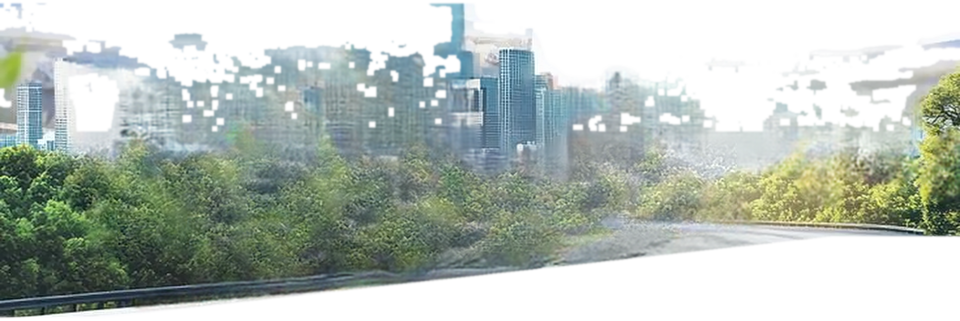
#> input picture projects/hera_car_rental_v2_baseline/layers/02_Midground_City_&_Trees.png, 1920 x 641 px, given in place of clean_green_poster_background_v2_1794887996985.jpg, which was not available (shown at 1/2 size)
$ python process_safedrive.py
#> lines starting #> are read from the running program, lines starting #| are printed output that depends on the picture; after the words box and inside, x2 and y2 are one past the last pixel; in counts of white or black regions, pixels touching at a corner belong together
import os
import json
import cv2
import numpy as np
from PIL import Image, ImageDraw, ImageFilter

ORIG_PATH = r"C:\Users\BUM\.gemini\antigravity\brain\7a3bd732-b5a7-4da2-8ae9-7603555447fd\.user_uploaded\media_1794887864929_1ce955d2.webp"
BG_AI_PATH = r"C:\Users\BUM\.gemini\antigravity\brain\7a3bd732-b5a7-4da2-8ae9-7603555447fd\clean_green_poster_background_v2_1794887996985.jpg"
DRIVER_AI_PATH = r"C:\Users\BUM\.gemini\antigravity\brain\7a3bd732-b5a7-4da2-8ae9-7603555447fd\driver_circle_badge_clean_1794887988299.jpg"
PHONE_AI_PATH = r"C:\Users\BUM\.gemini\antigravity\brain\7a3bd732-b5a7-4da2-8ae9-7603555447fd\safedrive_phone_isolated_1794887977458.jpg"

OUT_DIR = r"d:\AI\TESTER\redesign_studio\safedrive_fullhd"
LAYERS_DIR = os.path.join(OUT_DIR, "layers")
os.makedirs(LAYERS_DIR, exist_ok=True)

TARGET_W, TARGET_H = 1530, 2048  # 2x Full HD Portrait


def sharpen_fullhd(pil_img: Image.Image, radius=1.4, percent=135, threshold=2) -> Image.Image:
    """Enhance sharpness & clarity for Full HD export."""
    if pil_img.mode == "RGBA":
        r, g, b, a = pil_img.split()
        rgb = Image.merge("RGB", (r, g, b)).filter(ImageFilter.UnsharpMask(radius=radius, percent=percent, threshold=threshold))
        r2, g2, b2 = rgb.split()
        return Image.merge("RGBA", (r2, g2, b2, a))
    return pil_img.filter(ImageFilter.UnsharpMask(radius=radius, percent=percent, threshold=threshold))


def extract_from_white_bg(img_path: str, target_box: tuple, white_thresh=240):
    bgr = cv2.imread(img_path)
    h, w = bgr.shape[:2]
    rgb = cv2.cvtColor(bgr, cv2.COLOR_BGR2RGB)
    is_white = ((bgr[:, :, 0] > white_thresh) & (bgr[:, :, 1] > white_thresh) & (bgr[:, :, 2] > white_thresh)).astype(np.uint8) * 255
    flood = np.zeros((h + 2, w + 2), np.uint8)
    bg_mask = is_white.copy()
    for sx in range(0, w, 10):
        if bg_mask[2, sx] == 255:
            cv2.floodFill(bg_mask, flood, (sx, 2), 128)
        if bg_mask[h - 3, sx] == 255:
            cv2.floodFill(bg_mask, flood, (sx, h - 3), 128)
    for sy in range(0, h, 10):
        if bg_mask[sy, 2] == 255:
            cv2.floodFill(bg_mask, flood, (2, sy), 128)
        if bg_mask[sy, w - 3] == 255:
            cv2.floodFill(bg_mask, flood, (w - 3, sy), 128)

    fg_mask = np.where(bg_mask == 128, 0, 255).astype(np.uint8)
    num_l, labels, stats, _ = cv2.connectedComponentsWithStats(fg_mask, 8)
    clean_fg = np.zeros_like(fg_mask)
    for i in range(1, num_l):
        if stats[i, cv2.CC_STAT_AREA] > 300:
            clean_fg[labels == i] = 255

    clean_fg = cv2.erode(clean_fg, np.ones((3, 3), np.uint8), iterations=1)
    alpha = cv2.GaussianBlur(clean_fg, (3, 3), 0)
    interior = cv2.erode(clean_fg, np.ones((5, 5), np.uint8), iterations=1)
    alpha = np.maximum(alpha, interior)

    ys, xs = np.where(clean_fg > 0)
    x1, y1, x2, y2 = int(xs.min()), int(ys.min()), int(xs.max()) + 1, int(ys.max()) + 1
    crop_rgba = np.dstack([rgb[y1:y2, x1:x2], alpha[y1:y2, x1:x2]])
    pil_crop = Image.fromarray(crop_rgba, "RGBA")

    tx, ty, tw, th = target_box
    cw, ch = pil_crop.size
    scale = min(tw / cw, th / ch)
    nw, nh = int(round(cw * scale)), int(round(ch * scale))
    pil_resized = pil_crop.resize((nw, nh), Image.Resampling.LANCZOS)
    pil_sharp = sharpen_fullhd(pil_resized, radius=1.2, percent=125)
    return pil_sharp, tx, ty, nw, nh


def extract_region_2x(orig_2x_bgr: np.ndarray, box_1x: tuple, bg_2x_bgr: np.ndarray, threshold=20, keep_white_card=False):
    """Extract a sharp 2x layer by comparing against clean background (or local white/dark)."""
    x1, y1, x2, y2 = [v * 2 for v in box_1x]
    crop_bgr = orig_2x_bgr[y1:y2, x1:x2]
    crop_rgb = cv2.cvtColor(crop_bgr, cv2.COLOR_BGR2RGB)
    if keep_white_card:
        # Clean rounded-rectangle mask at exact 2x card bounds (zero holes, zero background slivers)
        cw_2x, ch_2x = x2 - x1, y2 - y1
        pil_mask = Image.new("L", (cw_2x, ch_2x), 0)
        d = ImageDraw.Draw(pil_mask)
        d.rounded_rectangle([2, 2, cw_2x - 3, ch_2x - 3], radius=24, fill=255)
        rgba = np.dstack([crop_rgb, np.array(pil_mask)])
        pil_im = sharpen_fullhd(Image.fromarray(rgba, "RGBA"), radius=1.3, percent=135)
        return pil_im, x1, y1, cw_2x, ch_2x
    else:
        bg_crop = bg_2x_bgr[y1:y2, x1:x2]
        diff = np.linalg.norm(crop_bgr.astype(np.float32) - bg_crop.astype(np.float32), axis=2)
        mask = (diff > threshold).astype(np.uint8) * 255
        mask = cv2.morphologyEx(mask, cv2.MORPH_CLOSE, np.ones((3, 3), np.uint8), iterations=1)
        mask = cv2.erode(mask, np.ones((3, 3), np.uint8), iterations=1)

    alpha = cv2.GaussianBlur(mask, (3, 3), 0)
    interior = cv2.erode(mask, np.ones((3, 3), np.uint8), iterations=1)
    alpha = np.maximum(alpha, interior)
    rgba = np.dstack([crop_rgb, alpha])
    pil_im = sharpen_fullhd(Image.fromarray(rgba, "RGBA"), radius=1.3, percent=135)
    return pil_im, x1, y1, x2 - x1, y2 - y1


def make_checkerboard(w, h, tile=20):
    arr = np.zeros((h, w, 3), dtype=np.uint8)
    for y in range(0, h, tile):
        for x in range(0, w, tile):
            c = 215 if ((x // tile) + (y // tile)) % 2 == 0 else 165
            arr[y:y + tile, x:x + tile] = c
    return Image.fromarray(arr, "RGB")


def main():
    # 1. Prepare Full HD Clean Background (1530x2048)
    bg_pil = Image.open(BG_AI_PATH).convert("RGB").resize((TARGET_W, TARGET_H), Image.Resampling.LANCZOS)
    bg_pil = sharpen_fullhd(bg_pil, radius=1.0, percent=110)
    bg_pil.save(os.path.join(LAYERS_DIR, "01_Background_Clean.png"))
    bg_2x_bgr = cv2.cvtColor(np.array(bg_pil), cv2.COLOR_RGB2BGR)

    # 2. Upscale original poster to 2x (1530x2048) with bilateral denoise + Lanczos + sharpen
    orig_bgr = cv2.imread(ORIG_PATH)
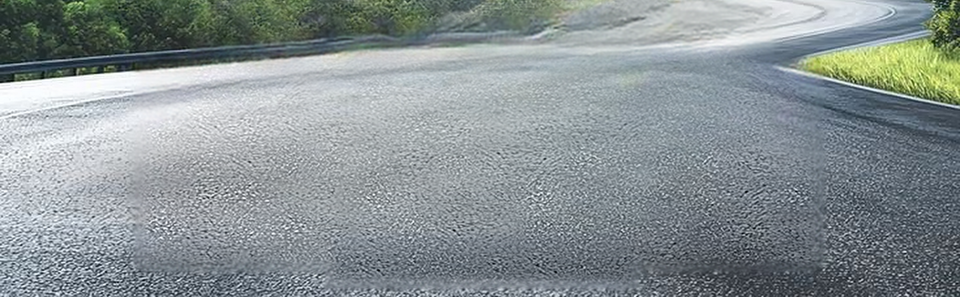
#> input picture projects/hera_car_rental_v2_baseline/layers/03_Road_Asphalt_Clean.png, 1920 x 594 px, given in place of media_1794887864929_1ce955d2.webp, which was not available (shown at 1/2 size)
#> orig_bgr is the input picture: shape (594, 1920, 3); mean B, G, R 148.1, 146.1, 137.3
    orig_denoise = cv2.bilateralFilter(orig_bgr, 5, 25, 25)
    orig_2x_bgr = cv2.resize(orig_denoise, (TARGET_W, TARGET_H), interpolation=cv2.INTER_LANCZOS4)
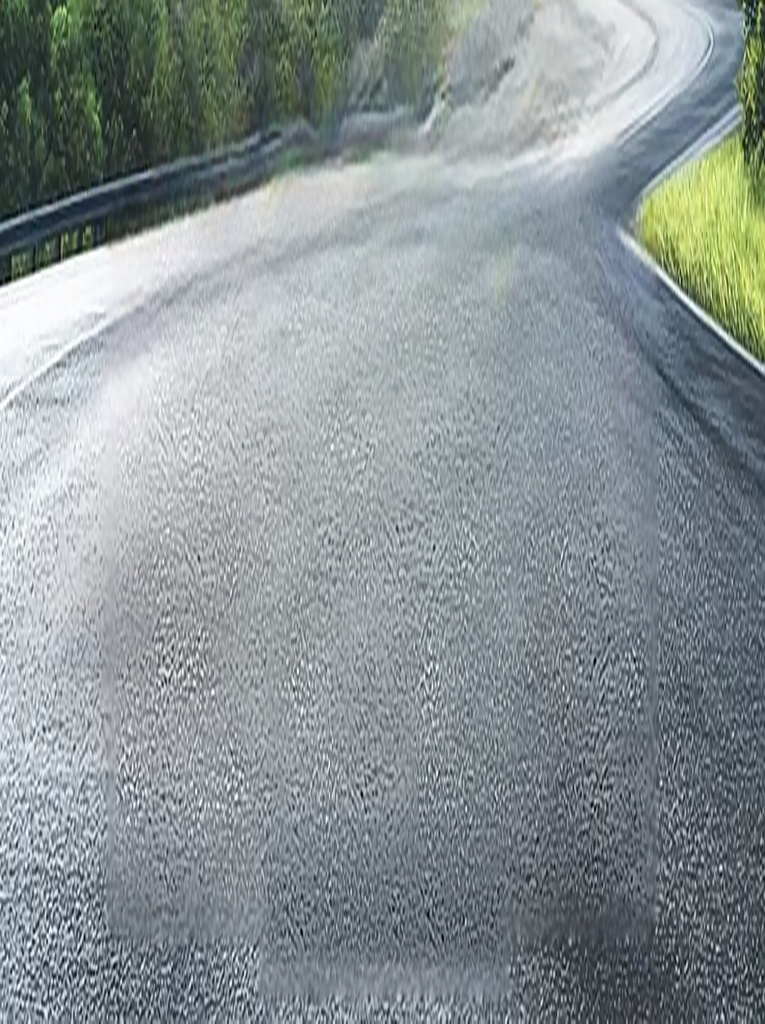
#> orig_2x_bgr: shape (2048, 1530, 3) (shown at 1/2 size); mean B, G, R 148.1, 146.1, 137.2

    manifest = []
    manifest.append({
        "name": "01_Background_Clean", "group": "1_Background", "file": "layers/01_Background_Clean.png",
        "x": 0, "y": 0, "width": TARGET_W, "height": TARGET_H, "hidden": False
    })

    # 3. Extract AI-isolated Full HD Objects
    driver_im, dx, dy, dw, dh = extract_from_white_bg(DRIVER_AI_PATH, (124, 720, 488, 488))
#> in extract_from_white_bg, `is_white = ((bgr[:, :, 0] > white_thresh) & (bgr[:, :, 1] > white_thre..`:
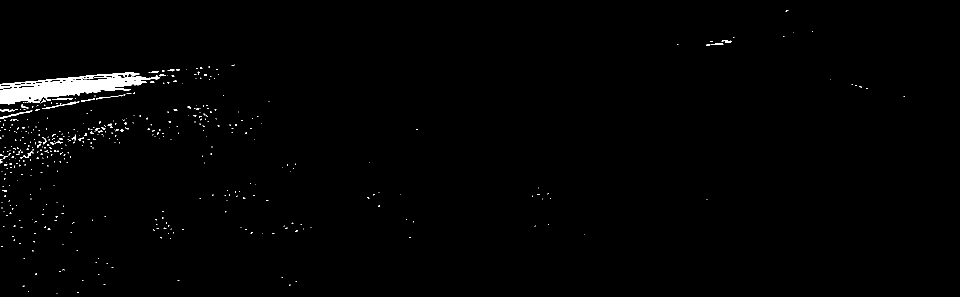
#> is_white: shape (594, 1920) (shown at 1/2 size); 1.1% white; 455 white regions (420 under 20 px), largest, box (x1, y1, x2, y2) and area: (0, 145, 320, 209) 8957, (85, 202, 159, 218) 179, (0, 221, 65, 237) 160
#> after the loop in extract_from_white_bg, `for sy in range(0, h, 10):`:
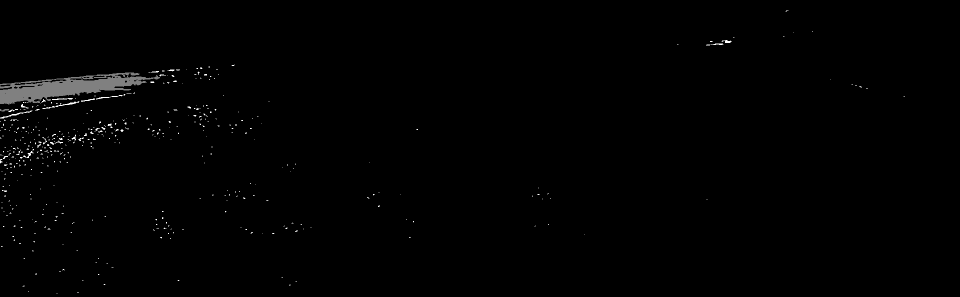
#> bg_mask: shape (594, 1920) (shown at 1/2 size); 0.79% of pixels changed, all inside (x1, y1, x2, y2) = (0, 145, 320, 311)
#> in extract_from_white_bg, `fg_mask = np.where(bg_mask == 128, 0, 255).astype(np.uint8)`: fg_mask: shape (594, 1920); 99.2% white; 3 black regions (1 under 20 px), largest, box (x1, y1, x2, y2) and area: (0, 145, 320, 209) 8953, (0, 218, 18, 223) 57
#> in extract_from_white_bg, `num_l, labels, stats, _ = cv2.connectedComponentsWithStats(fg_mask, 8)`:
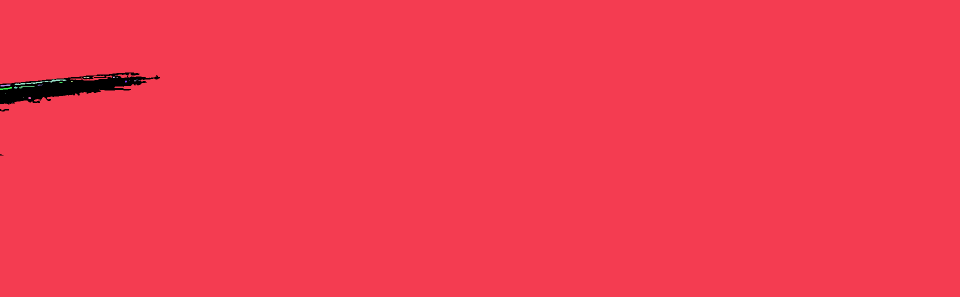
#> labels: shape (594, 1920) int32 (shown at 1/2 size); 22 distinct labels, from 0 to 21; one colour per label, 0 black
#> in extract_from_white_bg, `num_l, labels, stats, _ = cv2.connectedComponentsWithStats(fg_mask, 8)`: num_l = 22; stats = 22 rows, first 6: [0, 145, 320, 166, 9022], [0, 0, 1920, 594, 1130874], [226, 153, 4, 3, 9], [167, 154, 12, 2, 19], [233, 154, 3, 1, 3], [29, 159, 104, 11, 245]
#> after the loop in extract_from_white_bg, `for i in range(1, num_l):`: clean_fg: shape (594, 1920); 99.2% white; 3 black regions (1 under 20 px), largest, box (x1, y1, x2, y2) and area: (0, 145, 320, 209) 9537, (0, 218, 18, 223) 57
#> in extract_from_white_bg, `clean_fg = cv2.erode(clean_fg, np.ones((3, 3), np.uint8), iterations=1)`: clean_fg: shape (594, 1920); 99% white; 3 black regions, box (x1, y1, x2, y2) and area: (0, 144, 321, 210) 10902, (0, 217, 19, 224) 107, (0, 307, 8, 312) 31
#> in extract_from_white_bg, `interior = cv2.erode(clean_fg, np.ones((5, 5), np.uint8), iterations=1)`:
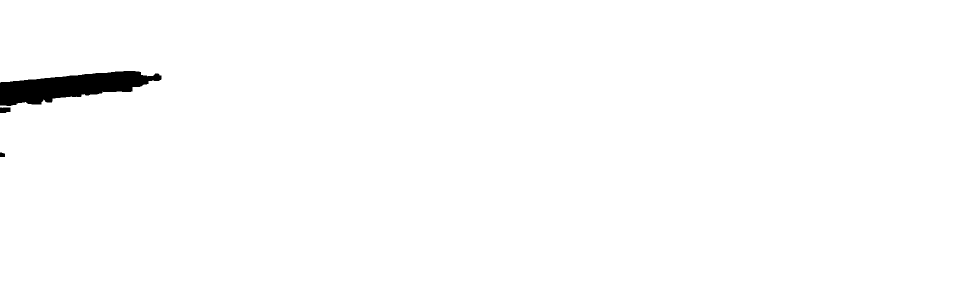
#> interior: shape (594, 1920) (shown at 1/2 size); 98.9% white; 3 black regions, box (x1, y1, x2, y2) and area: (0, 142, 323, 212) 12726, (0, 215, 21, 226) 213, (0, 305, 10, 314) 81
#> in extract_from_white_bg, `x1, y1, x2, y2 = int(xs.min()), int(ys.min()), int(xs.max()) + 1, int(..`: x1 = 0; x2 = 1920; y2 = 594
#> call 2 of sharpen_fullhd, with radius = 1.2, percent = 125, threshold = 2
#> in sharpen_fullhd (call 2), `r2, g2, b2 = rgb.split()`:
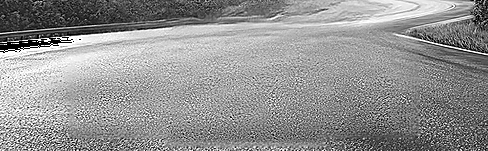
#> b2: PIL image 488x151 L; min 0, max 255, mean 146.4
#> dx = 124; dy = 720; dw = 488; dh = 151
    driver_im.save(os.path.join(LAYERS_DIR, "03_Circle_Driver_Photo.png"))
    manifest.append({
        "name": "03_Circle_Driver_Photo", "group": "2_Objects_&_Cards", "file": "layers/03_Circle_Driver_Photo.png",
        "x": dx, "y": dy, "width": dw, "height": dh, "hidden": False
    })

    phone_im, px, py, pw, ph = extract_from_white_bg(PHONE_AI_PATH, (600, 748, 846, 560))
    phone_im.save(os.path.join(LAYERS_DIR, "04_Phone_Mockup.png"))
    manifest.append({
        "name": "04_Phone_Mockup", "group": "2_Objects_&_Cards", "file": "layers/04_Phone_Mockup.png",
        "x": px, "y": py, "width": pw, "height": ph, "hidden": False
    })

    # 4. Extract Logo, 4 Feature Cards, and Footer Store Icons at 2x Full HD
    extractions = [
        ("02_Logo_SafeDrive", "2_Objects_&_Cards", (65, 72, 360, 152), 42, False, False),
        ("05_Card_CanhBaoVaCham", "2_Objects_&_Cards", (213, 344, 424, 423), 18, True, False),
        ("06_Card_CameraHanhTrinh", "2_Objects_&_Cards", (483, 336, 692, 406), 18, True, False),
        ("07_Card_DanDuongGPS", "2_Objects_&_Cards", (155, 748, 372, 824), 22, True, False),
        ("08_Card_CanhBaoTocDo", "2_Objects_&_Cards", (472, 748, 682, 824), 22, True, False),
        ("09_Icons_Store_Footer", "2_Objects_&_Cards", (296, 945, 365, 982), 35, False, False),
        # Original texts (kept hidden for reference)
        ("10_Text_TopRight_Orig", "3_Original_Texts_Hidden", (450, 75, 705, 145), 22, False, True),
        ("11_Text_Hero_SafeDrive_Orig", "3_Original_Texts_Hidden", (185, 165, 585, 225), 20, False, True),
        ("12_Text_Hero_Sub_Orig", "3_Original_Texts_Hidden", (90, 222, 680, 305), 22, False, True),
        ("13_Text_Footer_Left_Orig", "3_Original_Texts_Hidden", (85, 928, 298, 982), 30, False, True),
        ("14_Text_Footer_Right_Orig", "3_Original_Texts_Hidden", (405, 950, 685, 982), 30, False, True),
    ]

    for name, grp, box, thr, keep_card, hidden in extractions:
        im, lx, ly, lw, lh = extract_region_2x(orig_2x_bgr, box, bg_2x_bgr, threshold=thr, keep_white_card=keep_card)
        fname = f"{name}.png"
        im.save(os.path.join(LAYERS_DIR, fname))
        manifest.append({
            "name": name, "group": grp, "file": f"layers/{fname}",
            "x": lx, "y": ly, "width": lw, "height": lh, "hidden": hidden
        })

    with open(os.path.join(OUT_DIR, "manifest.json"), "w", encoding="utf-8") as f:
        json.dump({"width": TARGET_W, "height": TARGET_H, "layers": manifest}, f, ensure_ascii=False, indent=2)

    # 5. Render QA Checkerboard Sheet (2x3 grid)
    cell_w, cell_h = 460, 460
    qa_items = [
        ("01_Background_Clean", bg_pil.convert("RGBA")),
        ("02_Logo_SafeDrive", Image.open(os.path.join(LAYERS_DIR, "02_Logo_SafeDrive.png"))),
        ("03_Circle_Driver_Photo", driver_im),
        ("04_Phone_Mockup", phone_im),
        ("05_Card_CanhBaoVaCham", Image.open(os.path.join(LAYERS_DIR, "05_Card_CanhBaoVaCham.png"))),
        ("07_Card_DanDuongGPS", Image.open(os.path.join(LAYERS_DIR, "07_Card_DanDuongGPS.png"))),
    ]
    sheet = Image.new("RGB", (cell_w * 3, cell_h * 2), (24, 24, 28))
    draw = ImageDraw.Draw(sheet)
    for idx, (label, im) in enumerate(qa_items):
        gx, gy = (idx % 3) * cell_w, (idx // 3) * cell_h
        cb = make_checkerboard(cell_w, cell_h).convert("RGBA")
        scale = min((cell_w - 30) / im.width, (cell_h - 45) / im.height)
        nw, nh = int(im.width * scale), int(im.height * scale)
        im_r = im.resize((nw, nh), Image.Resampling.LANCZOS)
        cb.alpha_composite(im_r, ((cell_w - nw) // 2, 34 + (cell_h - 40 - nh) // 2))
        sheet.paste(cb.convert("RGB"), (gx, gy))
        draw.rectangle([gx, gy, gx + cell_w, gy + 28], fill=(18, 18, 22))
        draw.text((gx + 10, gy + 7), label, fill=(74, 222, 128))

    qa_path = os.path.join(OUT_DIR, "safedrive_qa_sheet.png")
    sheet.save(qa_path)
    print(f"SAFEDRIVE FULL HD ({TARGET_W}x{TARGET_H}): {len(manifest)} layers -> {qa_path}")


if __name__ == "__main__":
#> (the run stopped early here; a loop or call above may not have finished)
